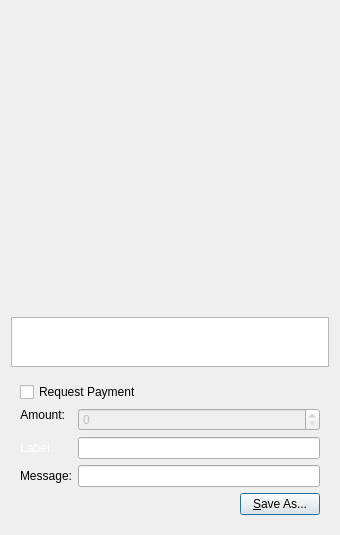
<?xml version="1.0" encoding="UTF-8"?>
<ui version="4.0">
 <class>QRCodeDialog</class>
 <widget class="QDialog" name="QRCodeDialog">
  <property name="geometry">
   <rect>
    <x>0</x>
    <y>0</y>
    <width>340</width>
    <height>530</height>
   </rect>
  </property>
  <property name="windowTitle">
   <string>QR Code Dialog</string>
  </property>
  <layout class="QVBoxLayout" name="verticalLayout_3">
   <item>
    <widget class="QLabel" name="lblQRCode">
     <property name="sizePolicy">
      <sizepolicy hsizetype="Expanding" vsizetype="Expanding">
       <horstretch>0</horstretch>
       <verstretch>0</verstretch>
      </sizepolicy>
     </property>
     <property name="minimumSize">
      <size>
       <width>300</width>
       <height>300</height>
      </size>
     </property>
     <property name="textFormat">
      <enum>Qt::PlainText</enum>
     </property>
     <property name="alignment">
      <set>Qt::AlignCenter</set>
     </property>
     <property name="wordWrap">
      <bool>true</bool>
     </property>
    </widget>
   </item>
   <item>
    <widget class="QPlainTextEdit" name="outUri">
     <property name="sizePolicy">
      <sizepolicy hsizetype="Expanding" vsizetype="Minimum">
       <horstretch>0</horstretch>
       <verstretch>0</verstretch>
      </sizepolicy>
     </property>
     <property name="minimumSize">
      <size>
       <width>0</width>
       <height>50</height>
      </size>
     </property>
     <property name="tabChangesFocus">
      <bool>true</bool>
     </property>
     <property name="textInteractionFlags">
      <set>Qt::TextSelectableByKeyboard|Qt::TextSelectableByMouse</set>
     </property>
    </widget>
   </item>
   <item>
    <widget class="QWidget" name="widget" native="true">
     <layout class="QVBoxLayout" name="verticalLayout_2">
      <item>
       <widget class="QCheckBox" name="chkReqPayment">
        <property name="enabled">
         <bool>true</bool>
        </property>
        <property name="text">
         <string>Request Payment</string>
        </property>
       </widget>
      </item>
      <item>
       <layout class="QFormLayout" name="formLayout">
        <property name="fieldGrowthPolicy">
         <enum>QFormLayout::AllNonFixedFieldsGrow</enum>
        </property>
        <item row="1" column="0">
         <widget class="QLabel" name="lblLabel">
          <property name="palette">
           <palette>
            <active>
             <colorrole role="WindowText">
              <brush brushstyle="SolidPattern">
               <color alpha="255">
                <red>255</red>
                <green>255</green>
                <blue>255</blue>
               </color>
              </brush>
             </colorrole>
             <colorrole role="Button">
              <brush brushstyle="SolidPattern">
               <color alpha="255">
                <red>84</red>
                <green>84</green>
                <blue>84</blue>
               </color>
              </brush>
             </colorrole>
             <colorrole role="Text">
              <brush brushstyle="SolidPattern">
               <color alpha="255">
                <red>255</red>
                <green>255</green>
                <blue>255</blue>
               </color>
              </brush>
             </colorrole>
             <colorrole role="ButtonText">
              <brush brushstyle="SolidPattern">
               <color alpha="255">
                <red>255</red>
                <green>255</green>
                <blue>255</blue>
               </color>
              </brush>
             </colorrole>
             <colorrole role="Base">
              <brush brushstyle="SolidPattern">
               <color alpha="255">
                <red>84</red>
                <green>84</green>
                <blue>84</blue>
               </color>
              </brush>
             </colorrole>
             <colorrole role="Window">
              <brush brushstyle="SolidPattern">
               <color alpha="255">
                <red>84</red>
                <green>84</green>
                <blue>84</blue>
               </color>
              </brush>
             </colorrole>
            </active>
            <inactive>
             <colorrole role="WindowText">
              <brush brushstyle="SolidPattern">
               <color alpha="255">
                <red>255</red>
                <green>255</green>
                <blue>255</blue>
               </color>
              </brush>
             </colorrole>
             <colorrole role="Button">
              <brush brushstyle="SolidPattern">
               <color alpha="255">
                <red>84</red>
                <green>84</green>
                <blue>84</blue>
               </color>
              </brush>
             </colorrole>
             <colorrole role="Text">
              <brush brushstyle="SolidPattern">
               <color alpha="255">
                <red>255</red>
                <green>255</green>
                <blue>255</blue>
               </color>
              </brush>
             </colorrole>
             <colorrole role="ButtonText">
              <brush brushstyle="SolidPattern">
               <color alpha="255">
                <red>255</red>
                <green>255</green>
                <blue>255</blue>
               </color>
              </brush>
             </colorrole>
             <colorrole role="Base">
              <brush brushstyle="SolidPattern">
               <color alpha="255">
                <red>84</red>
                <green>84</green>
                <blue>84</blue>
               </color>
              </brush>
             </colorrole>
             <colorrole role="Window">
              <brush brushstyle="SolidPattern">
               <color alpha="255">
                <red>84</red>
                <green>84</green>
                <blue>84</blue>
               </color>
              </brush>
             </colorrole>
            </inactive>
            <disabled>
             <colorrole role="WindowText">
              <brush brushstyle="SolidPattern">
               <color alpha="255">
                <red>255</red>
                <green>255</green>
                <blue>255</blue>
               </color>
              </brush>
             </colorrole>
             <colorrole role="Button">
              <brush brushstyle="SolidPattern">
               <color alpha="255">
                <red>84</red>
                <green>84</green>
                <blue>84</blue>
               </color>
              </brush>
             </colorrole>
             <colorrole role="Text">
              <brush brushstyle="SolidPattern">
               <color alpha="255">
                <red>255</red>
                <green>255</green>
                <blue>255</blue>
               </color>
              </brush>
             </colorrole>
             <colorrole role="ButtonText">
              <brush brushstyle="SolidPattern">
               <color alpha="255">
                <red>255</red>
                <green>255</green>
                <blue>255</blue>
               </color>
              </brush>
             </colorrole>
             <colorrole role="Base">
              <brush brushstyle="SolidPattern">
               <color alpha="255">
                <red>84</red>
                <green>84</green>
                <blue>84</blue>
               </color>
              </brush>
             </colorrole>
             <colorrole role="Window">
              <brush brushstyle="SolidPattern">
               <color alpha="255">
                <red>84</red>
                <green>84</green>
                <blue>84</blue>
               </color>
              </brush>
             </colorrole>
            </disabled>
           </palette>
          </property>
          <property name="text">
           <string>Label:</string>
          </property>
          <property name="textFormat">
           <enum>Qt::PlainText</enum>
          </property>
          <property name="alignment">
           <set>Qt::AlignRight|Qt::AlignTrailing|Qt::AlignVCenter</set>
          </property>
          <property name="buddy">
           <cstring>lnLabel</cstring>
          </property>
         </widget>
        </item>
        <item row="1" column="1">
         <widget class="QLineEdit" name="lnLabel">
         </widget>
        </item>
        <item row="2" column="0">
         <widget class="QLabel" name="lblMessage">
          <property name="text">
           <string>Message:</string>
          </property>
          <property name="textFormat">
           <enum>Qt::PlainText</enum>
          </property>
          <property name="alignment">
           <set>Qt::AlignRight|Qt::AlignTrailing|Qt::AlignVCenter</set>
          </property>
          <property name="buddy">
           <cstring>lnMessage</cstring>
          </property>
         </widget>
        </item>
        <item row="2" column="1">
         <widget class="QLineEdit" name="lnMessage">
         </widget>
        </item>
        <item row="0" column="0">
         <widget class="QLabel" name="lblAmount">
          <property name="sizePolicy">
           <sizepolicy hsizetype="Preferred" vsizetype="Maximum">
            <horstretch>0</horstretch>
            <verstretch>0</verstretch>
           </sizepolicy>
          </property>
          <property name="text">
           <string>Amount:</string>
          </property>
          <property name="textFormat">
           <enum>Qt::PlainText</enum>
          </property>
          <property name="alignment">
           <set>Qt::AlignRight|Qt::AlignTrailing|Qt::AlignVCenter</set>
          </property>
          <property name="buddy">
           <cstring>lnReqAmount</cstring>
          </property>
         </widget>
        </item>
        <item row="0" column="1">
         <widget class="OcoinAmountField" name="lnReqAmount">
          <property name="enabled">
           <bool>false</bool>
          </property>
          <property name="minimumSize">
           <size>
            <width>80</width>
            <height>0</height>
           </size>
          </property>
         </widget>
        </item>
       </layout>
      </item>
      <item>
       <layout class="QHBoxLayout" name="horizontalLayout">
        <item>
         <spacer name="horizontalSpacer">
          <property name="orientation">
           <enum>Qt::Horizontal</enum>
          </property>
          <property name="sizeHint" stdset="0">
           <size>
            <width>40</width>
            <height>20</height>
           </size>
          </property>
         </spacer>
        </item>
        <item>
         <widget class="QPushButton" name="btnSaveAs">
          <property name="text">
           <string>&amp;Save As...</string>
          </property>
         </widget>
        </item>
       </layout>
      </item>
     </layout>
    </widget>
   </item>
  </layout>
 </widget>
 <customwidgets>
  <customwidget>
   <class>OcoinAmountField</class>
   <extends>QSpinBox</extends>
   <header>Ocoinamountfield.h</header>
  </customwidget>
 </customwidgets>
 <resources/>
 <connections>
  <connection>
   <sender>chkReqPayment</sender>
   <signal>clicked(bool)</signal>
   <receiver>lnReqAmount</receiver>
   <slot>setEnabled(bool)</slot>
   <hints>
    <hint type="sourcelabel">
     <x>92</x>
     <y>285</y>
    </hint>
    <hint type="destinationlabel">
     <x>98</x>
     <y>311</y>
    </hint>
   </hints>
  </connection>
 </connections>
</ui>
